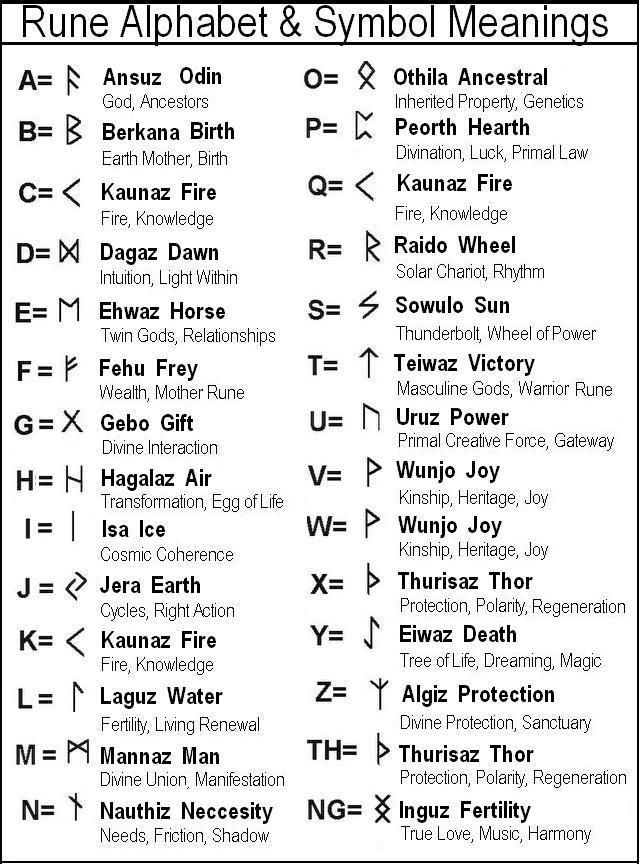
#> input picture dnd/omari_cbu/runes.jpg, 639 x 864 px, given in place of the camera
$ python sentdex_gradients.py   (older library calls are emulated)
#> lines starting #> are read from the running program, lines starting #| are printed output that depends on the picture; after the words box and inside, x2 and y2 are one past the last pixel; in counts of white or black regions, pixels touching at a corner belong together
import cv2
import numpy as np

cap = cv2.VideoCapture(-1)

while (1):

    # Take each frame
    _, frame = cap.read()
#> frame is the input picture: shape (864, 639, 3); min 0, max 255, mean 225.3
    hsv = cv2.cvtColor(frame, cv2.COLOR_BGR2HSV)
#> hsv: shape (864, 639, 3); mean H, S, V 0, 0, 225.3

    lower_red = np.array([30, 150, 50])
    upper_red = np.array([255, 255, 180])

    mask = cv2.inRange(hsv, lower_red, upper_red)
#> mask: shape (864, 639); every value is 0
    res = cv2.bitwise_and(frame, frame, mask=mask)
#> res: shape (864, 639, 3); every value is 0

    laplacian = cv2.Laplacian(frame, cv2.CV_64F)
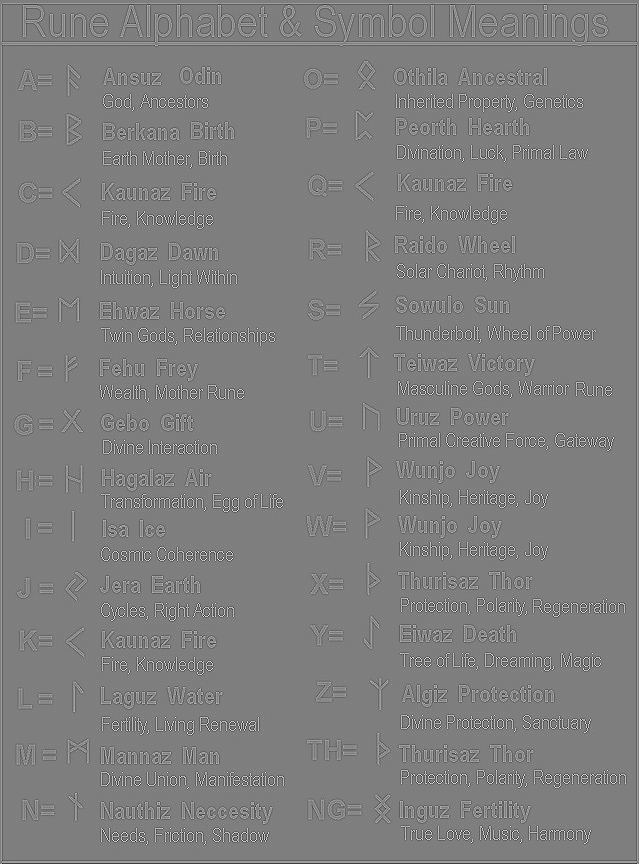
#> laplacian: shape (864, 639, 3) float64; min -1008, max 1020, mean -0.3; drawn with min black and max white
    sobelx = cv2.Sobel(frame, cv2.CV_64F, 1, 0, ksize=11)
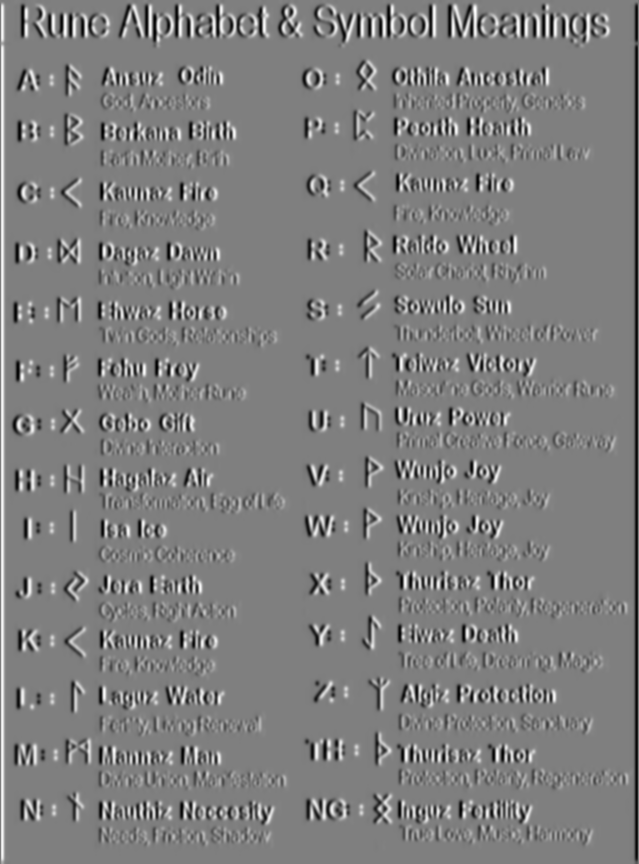
#> sobelx: shape (864, 639, 3) float64; min -31719602, max 31868636, mean -526.6; drawn with min black and max white
    sobely = cv2.Sobel(frame, cv2.CV_64F, 0, 1, ksize=11)
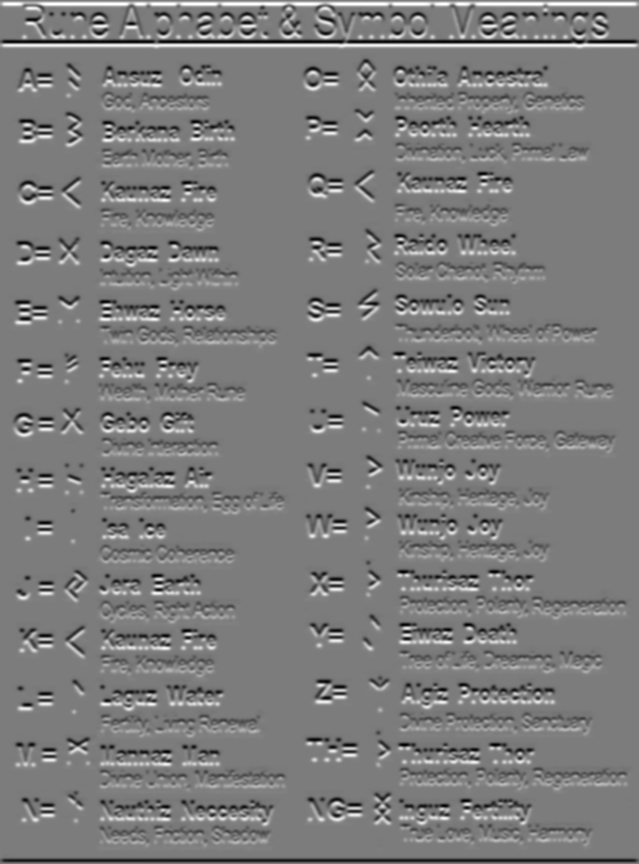
#> sobely: shape (864, 639, 3) float64; min -31096628, max 32708608, mean 50671.8; drawn with min black and max white

    cv2.imshow('Original', frame)
    cv2.imshow('Mask', mask)
    cv2.imshow('laplacian', laplacian)
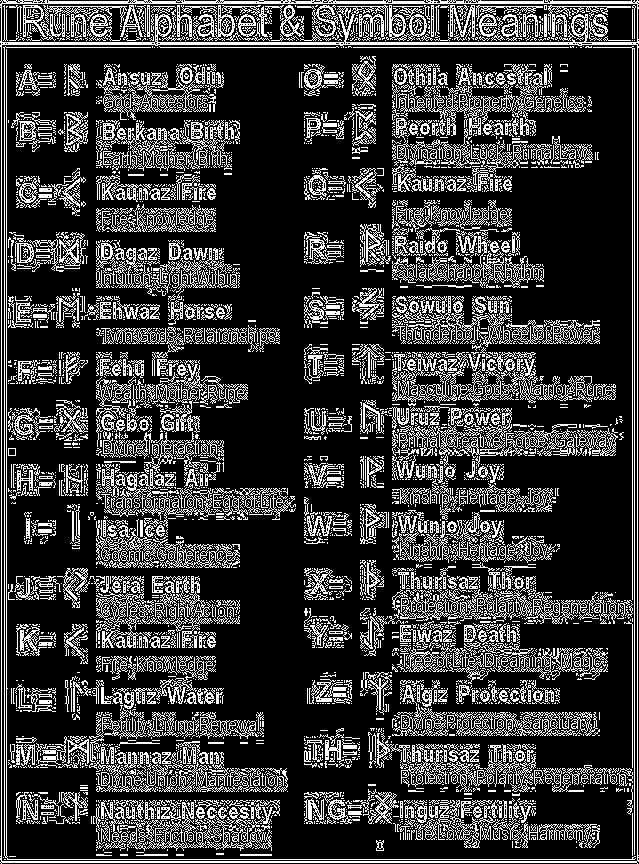
#> window 'laplacian': shape (864, 639, 3); 23% white in thin lines or dots
    cv2.imshow('sobelx', sobelx)
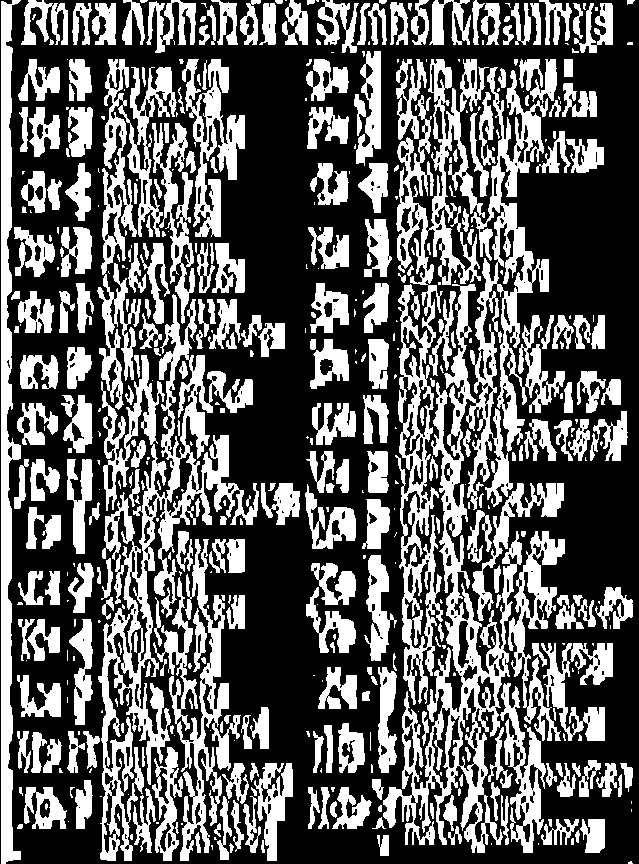
#> window 'sobelx': shape (864, 639, 3); 37.7% white; 504 white regions (195 under 20 px), largest, box (x1, y1, x2, y2) and area: (383, 67, 549, 853) 26495, (98, 294, 259, 861) 20605, (395, 59, 489, 705) 15048
    cv2.imshow('sobely', sobely)
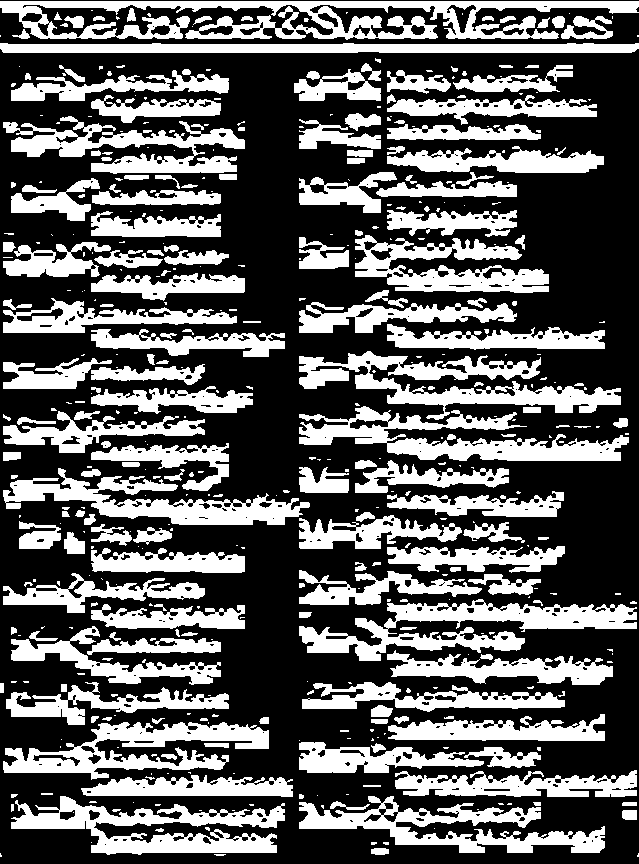
#> window 'sobely': shape (864, 639, 3); 36.7% white; 461 white regions (259 under 20 px), largest, box (x1, y1, x2, y2) and area: (0, 1, 639, 40) 11553, (299, 599, 637, 661) 8027, (299, 351, 621, 420) 7848

    k = cv2.waitKey(5) & 0xFF
#> (key Esc is pressed here)
    if k == 27:
        break

cv2.destroyAllWindows()
cap.release()
